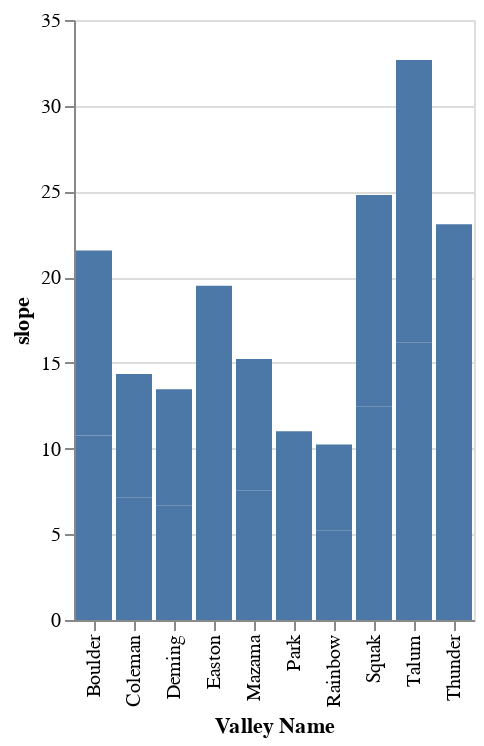

The code cell stored with this chart in its notebook:
### Code cell
alt.Chart(slopes_df).mark_bar().encode(
    alt.X("Valley Name"),
    alt.Y("slope")
)

### Figure 1 — Vega-Lite specification as saved in the notebook (floating-point values rounded to 4 significant figures)
{"config": {"view": {"continuousWidth": 400, "continuousHeight": 300}}, "data": {"name": "data-6587e43d0212dda85fccc2f8ca387009"}, "mark": "bar", "encoding": {"x": {"type": "nominal", "field": "Valley Name"}, "y": {"type": "quantitative", "field": "slope"}}, "$schema": "https://vega.github.io/schema/vega-lite/v4.8.1.json", "datasets": {"data-6587e43d0212dda85fccc2f8ca387009": [{"index": 0, "id": null, "n_from_glacial_max": 0, "Valley Name": "Boulder", "elevation": null, "path_distance": 0.0, "date": "1947-09-14T00:00:00", "FID": 0.0, "id_reverse": null, "path_distance_from_glacier": null, "glacial": false, "year": 1947, "slope": null}, {"index": 1, "id": null, "n_from_glacial_max": 106, "Valley Name": "Boulder", "elevation": -313.2, "path_distance": 1648.0, "date": "1947-09-14T00:00:00", "FID": 106.0, "id_reverse": null, "path_distance_from_glacier": 1648.0, "glacial": false, "year": 1947, "slope": 10.76}, {"index": 2, "id": null, "n_from_glacial_max": 0, "Valley Name": "Boulder", "elevation": null, "path_distance": 0.0, "date": "2015-09-01T00:00:00", "FID": 0.0, "id_reverse": null, "path_distance_from_glacier": null, "glacial": false, "year": 2015, "slope": null}, {"index": 3, "id": null, "n_from_glacial_max": 106, "Valley Name": "Boulder", "elevation": -314.0, "path_distance": 1648.0, "date": "2015-09-01T00:00:00", "FID": 106.0, "id_reverse": null, "path_distance_from_glacier": 1648.0, "glacial": false, "year": 2015, "slope": 10.79}, {"index": 4, "id": 89.0, "n_from_glacial_max": 0, "Valley Name": "Coleman", "elevation": null, "path_distance": 996.6, "date": "1947-09-14T00:00:00", "FID": null, "id_reverse": 61.0, "path_distance_from_glacier": null, "glacial": false, "year": 1947, "slope": null}, {"index": 5, "id": 0.0, "n_from_glacial_max": 89, "Valley Name": "Coleman", "elevation": -134.5, "path_distance": 2070.0, "date": "1947-09-14T00:00:00", "FID": null, "id_reverse": 150.0, "path_distance_from_glacier": 1074.0, "glacial": false, "year": 1947, "slope": 7.138}, {"index": 6, "id": 89.0, "n_from_glacial_max": 0, "Valley Name": "Coleman", "elevation": null, "path_distance": 996.6, "date": "2015-09-01T00:00:00", "FID": null, "id_reverse": 61.0, "path_distance_from_glacier": null, "glacial": false, "year": 2015, "slope": null}, {"index": 7, "id": 0.0, "n_from_glacial_max": 89, "Valley Name": "Coleman", "elevation": -135.9, "path_distance": 2070.0, "date": "2015-09-01T00:00:00", "FID": null, "id_reverse": 150.0, "path_distance_from_glacier": 1074.0, "glacial": false, "year": 2015, "slope": 7.217}, {"index": 8, "id": 104.0, "n_from_glacial_max": 0, "Valley Name": "Deming", "elevation": null, "path_distance": 685.6, "date": "1947-09-14T00:00:00", "FID": null, "id_reverse": null, "path_distance_from_glacier": null, "glacial": false, "year": 1947, "slope": null}, {"index": 9, "id": 26.0, "n_from_glacial_max": 78, "Valley Name": "Deming", "elevation": -229.7, "path_distance": 2649.0, "date": "1947-09-14T00:00:00", "FID": null, "id_reverse": null, "path_distance_from_glacier": 1964.0, "glacial": false, "year": 1947, "slope": 6.67}, {"index": 10, "id": 104.0, "n_from_glacial_max": 0, "Valley Name": "Deming", "elevation": null, "path_distance": 685.6, "date": "2015-09-01T00:00:00", "FID": null, "id_reverse": null, "path_distance_from_glacier": null, "glacial": false, "year": 2015, "slope": null}, {"index": 11, "id": 26.0, "n_from_glacial_max": 78, "Valley Name": "Deming", "elevation": -233.9, "path_distance": 2649.0, "date": "2015-09-01T00:00:00", "FID": null, "id_reverse": null, "path_distance_from_glacier": 1964.0, "glacial": false, "year": 2015, "slope": 6.792}, {"index": 12, "id": 203.0, "n_from_glacial_max": 0, "Valley Name": "Easton", "elevation": null, "path_distance": 41.5, "date": "1947-09-14T00:00:00", "FID": null, "id_reverse": null, "path_distance_from_glacier": null, "glacial": false, "year": 1947, "slope": null}, {"index": 13, "id": 30.0, "n_from_glacial_max": 173, "Valley Name": "Easton", "elevation": -407.9, "path_distance": 2431.0, "date": "1947-09-14T00:00:00", "FID": null, "id_reverse": null, "path_distance_from_glacier": 2390.0, "glacial": false, "year": 1947, "slope": 9.686}, {"index": 14, "id": 203.0, "n_from_glacial_max": 0, "Valley Name": "Easton", "elevation": null, "path_distance": 41.5, "date": "2015-09-01T00:00:00", "FID": null, "id_reverse": null, "path_distance_from_glacier": null, "glacial": false, "year": 2015, "slope": null}, {"index": 15, "id": 30.0, "n_from_glacial_max": 173, "Valley Name": "Easton", "elevation": -413.5, "path_distance": 2431.0, "date": "2015-09-01T00:00:00", "FID": null, "id_reverse": null, "path_distance_from_glacier": 2390.0, "glacial": false, "year": 2015, "slope": 9.818}, {"index": 16, "id": 131.0, "n_from_glacial_max": 0, "Valley Name": "Mazama", "elevation": null, "path_distance": 836.0, "date": "1947-09-14T00:00:00", "FID": null, "id_reverse": null, "path_distance_from_glacier": null, "glacial": false, "year": 1947, "slope": null}, {"index": 17, "id": 51.0, "n_from_glacial_max": 80, "Valley Name": "Mazama", "elevation": -192.5, "path_distance": 2284.0, "date": "1947-09-14T00:00:00", "FID": null, "id_reverse": null, "path_distance_from_glacier": 1448.0, "glacial": false, "year": 1947, "slope": 7.574}, {"index": 18, "id": 131.0, "n_from_glacial_max": 0, "Valley Name": "Mazama", "elevation": null, "path_distance": 836.0, "date": "2015-09-01T00:00:00", "FID": null, "id_reverse": null, "path_distance_from_glacier": null, "glacial": false, "year": 2015, "slope": null}, {"index": 19, "id": 51.0, "n_from_glacial_max": 80, "Valley Name": "Mazama", "elevation": -194.7, "path_distance": 2284.0, "date": "2015-09-01T00:00:00", "FID": null, "id_reverse": null, "path_distance_from_glacier": 1448.0, "glacial": false, "year": 2015, "slope": 7.657}, {"index": 20, "id": null, "n_from_glacial_max": 0, "Valley Name": "Park", "elevation": null, "path_distance": 0.0, "date": "1947-09-14T00:00:00", "FID": null, "id_reverse": null, "path_distance_from_glacier": null, "glacial": false, "year": 1947, "slope": null}, {"index": 21, "id": null, "n_from_glacial_max": 30, "Valley Name": "Park", "elevation": -80.39, "path_distance": 829.1, "date": "1947-09-14T00:00:00", "FID": null, "id_reverse": null, "path_distance_from_glacier": 829.1, "glacial": false, "year": 1947, "slope": 5.538}, {"index": 22, "id": null, "n_from_glacial_max": 0, "Valley Name": "Park", "elevation": null, "path_distance": 0.0, "date": "2015-09-01T00:00:00", "FID": null, "id_reverse": null, "path_distance_from_glacier": null, "glacial": false, "year": 2015, "slope": null}, {"index": 23, "id": null, "n_from_glacial_max": 30, "Valley Name": "Park", "elevation": -79.39, "path_distance": 829.1, "date": "2015-09-01T00:00:00", "FID": null, "id_reverse": null, "path_distance_from_glacier": 829.1, "glacial": false, "year": 2015, "slope": 5.47}, {"index": 24, "id": 103.0, "n_from_glacial_max": 0, "Valley Name": "Rainbow", "elevation": null, "path_distance": 84.64, "date": "1947-09-14T00:00:00", "FID": null, "id_reverse": null, "path_distance_from_glacier": null, "glacial": false, "year": 1947, "slope": null}, {"index": 25, "id": 0.0, "n_from_glacial_max": 103, "Valley Name": "Rainbow", "elevation": -208.5, "path_distance": 2372.0, "date": "1947-09-14T00:00:00", "FID": null, "id_reverse": null, "path_distance_from_glacier": 2287.0, "glacial": false, "year": 1947, "slope": 5.208}, {"index": 26, "id": 103.0, "n_from_glacial_max": 0, "Valley Name": "Rainbow", "elevation": null, "path_distance": 84.64, "date": "2015-09-01T00:00:00", "FID": null, "id_reverse": null, "path_distance_from_glacier": null, "glacial": false, "year": 2015, "slope": null}, {"index": 27, "id": 0.0, "n_from_glacial_max": 103, "Valley Name": "Rainbow", "elevation": -201.3, "path_distance": 2372.0, "date": "2015-09-01T00:00:00", "FID": null, "id_reverse": null, "path_distance_from_glacier": 2287.0, "glacial": false, "year": 2015, "slope": 5.03}, {"index": 28, "id": null, "n_from_glacial_max": 0, "Valley Name": "Squak", "elevation": null, "path_distance": 0.0, "date": "1947-09-14T00:00:00", "FID": null, "id_reverse": null, "path_distance_from_glacier": null, "glacial": false, "year": 1947, "slope": null}, {"index": 29, "id": null, "n_from_glacial_max": 43, "Valley Name": "Squak", "elevation": -277.8, "path_distance": 1260.0, "date": "1947-09-14T00:00:00", "FID": null, "id_reverse": null, "path_distance_from_glacier": 1260.0, "glacial": false, "year": 1947, "slope": 12.43}, {"index": 30, "id": null, "n_from_glacial_max": 0, "Valley Name": "Squak", "elevation": null, "path_distance": 0.0, "date": "2015-09-01T00:00:00", "FID": null, "id_reverse": null, "path_distance_from_glacier": null, "glacial": false, "year": 2015, "slope": null}, {"index": 31, "id": null, "n_from_glacial_max": 43, "Valley Name": "Squak", "elevation": -276.0, "path_distance": 1260.0, "date": "2015-09-01T00:00:00", "FID": null, "id_reverse": null, "path_distance_from_glacier": 1260.0, "glacial": false, "year": 2015, "slope": 12.35}, {"index": 32, "id": null, "n_from_glacial_max": 0, "Valley Name": "Talum", "elevation": null, "path_distance": 0.0, "date": "1947-09-14T00:00:00", "FID": null, "id_reverse": null, "path_distance_from_glacier": null, "glacial": false, "year": 1947, "slope": null}, {"index": 33, "id": null, "n_from_glacial_max": 36, "Valley Name": "Talum", "elevation": -506.4, "path_distance": 1742.0, "date": "1947-09-14T00:00:00", "FID": null, "id_reverse": null, "path_distance_from_glacier": 1742.0, "glacial": false, "year": 1947, "slope": 16.21}, {"index": 34, "id": null, "n_from_glacial_max": 0, "Valley Name": "Talum", "elevation": null, "path_distance": 0.0, "date": "2015-09-01T00:00:00", "FID": null, "id_reverse": null, "path_distance_from_glacier": null, "glacial": false, "year": 2015, "slope": null}, {"index": 35, "id": null, "n_from_glacial_max": 36, "Valley Name": "Talum", "elevation": -514.9, "path_distance": 1742.0, "date": "2015-09-01T00:00:00", "FID": null, "id_reverse": null, "path_distance_from_glacier": 1742.0, "glacial": false, "year": 2015, "slope": 16.46}, {"index": 36, "id": null, "n_from_glacial_max": 0, "Valley Name": "Thunder", "elevation": null, "path_distance": 0.0, "date": "1947-09-14T00:00:00", "FID": null, "id_reverse": null, "path_distance_from_glacier": null, "glacial": false, "year": 1947, "slope": null}, {"index": 37, "id": null, "n_from_glacial_max": 83, "Valley Name": "Thunder", "elevation": -486.3, "path_distance": 2393.0, "date": "1947-09-14T00:00:00", "FID": null, "id_reverse": null, "path_distance_from_glacier": 2393.0, "glacial": false, "year": 1947, "slope": 11.49}, {"index": 38, "id": null, "n_from_glacial_max": 0, "Valley Name": "Thunder", "elevation": null, "path_distance": 0.0, "date": "2015-09-01T00:00:00", "FID": null, "id_reverse": null, "path_distance_from_glacier": null, "glacial": false, "year": 2015, "slope": null}, {"index": 39, "id": null, "n_from_glacial_max": 83, "Valley Name": "Thunder", "elevation": -491.1, "path_distance": 2393.0, "date": "2015-09-01T00:00:00", "FID": null, "id_reverse": null, "path_distance_from_glacier": 2393.0, "glacial": false, "year": 2015, "slope": 11.6}]}}
